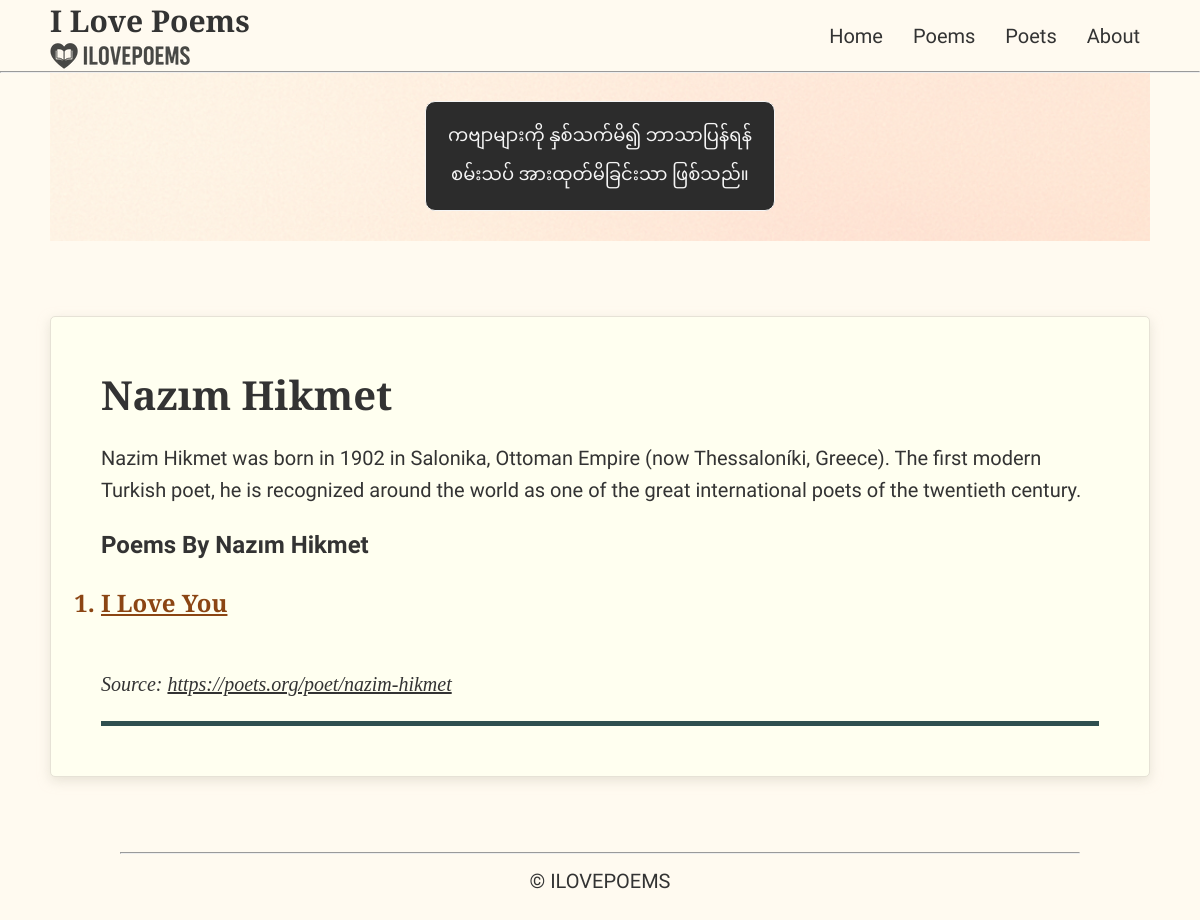
Before: /poet/2/ with the older database file.
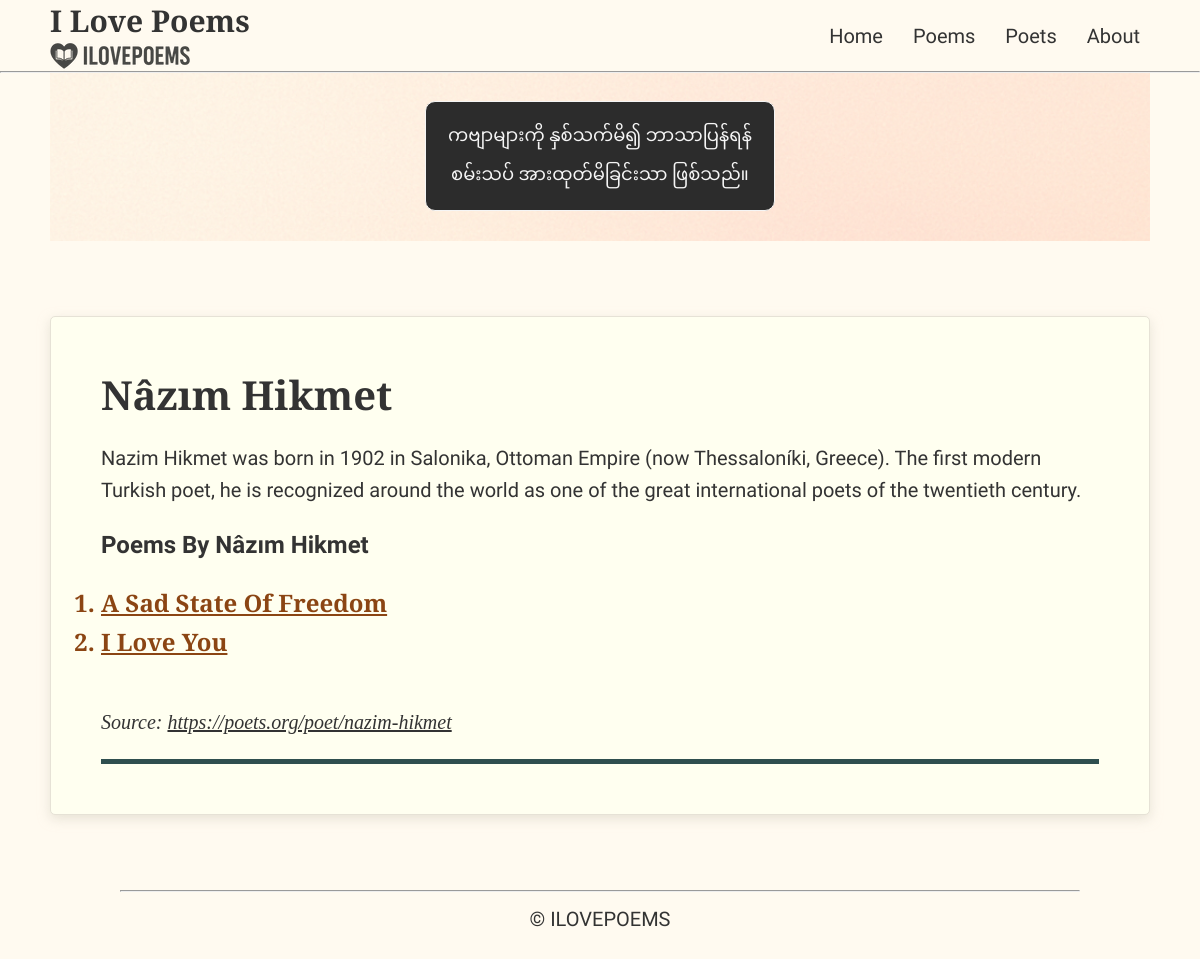
After: the same page with the newer database file.
### poems/models.py (models this page shows, shortened)
class Poet(models.Model):
    name_en = models.CharField(max_length=100)
    name_mm = models.CharField(max_length=100)    # Myanmar name
    about = models.TextField(blank=True)          # About the poet
    source = models.CharField(max_length=300, blank=True)
    born_year = models.PositiveSmallIntegerField("Year of birth", null=True, blank=False)
    dead_year = models.PositiveSmallIntegerField("Year of death", null=True, blank=False)

class Poem(models.Model):
    title_en = models.CharField(max_length=200)
    title_mm = models.CharField(max_length=200)  # Myanmar title
    poem_mm = models.TextField()                  # Myanmar poem content
    poem_en = models.TextField()                  # English poem content
    about = models.TextField(blank=True)          # About the poem
    source = models.CharField(max_length=300, blank=True)
    featured = models.BooleanField(default=False)  # True/False column
    poet = models.ForeignKey('Poet', on_delete=models.CASCADE, related_name='poems')
    date_added = models.DateTimeField("date added")

### poems/views.py (the view)
# urls.py: path('poet/<int:poet_id>/', views.poet, name='poet'),
def poet(request, poet_id):
    poet = get_object_or_404(Poet, pk= poet_id)
    poem_list = Poem.objects.filter(poet= poet_id).order_by("title_en")
    context = {
        "poet": poet,
        "poem_list": poem_list
    }
    return render(request, "poems/poet.html", context)

### poems/templates/poems/poet.html
{% extends "poems/base.html" %}
{% block content %}
    <div class="poem-translation">
        <div class="poem">
            {% if poem_list %}
                <p class="poem-title_en">{{ poet.name_en }}</p>
                <p class="poem-en">{{ poet.about }}</p>
                <p class="poem-en poet_work">Poems by {{ poet.name_en }}</p>
                <ol class="list">
                    {% for poem in poem_list %}
                        <li class="poems_list_items poet">
                            <span class="poet-wrapper">
                                <a href="{% url 'poems:poem' poem.id %}" class="poet">{{ poem.title_en|striptags }}</a>
                            </span>
                        </li>
                    {% endfor %}
                </ol>
            {% endif %}
        </div>
        <div class="note poet_about">
            Source:
            <a href="{{ poet.source }}"
               class="source"
               target="_blank"
               rel="noopener noreferrer">{{ poet.source }}</a>
        </div>
        <hr class="bottom_bar">
    </div>
{% endblock content %}

Changed rows visible on the page:
changed Poet "https://poets.org/poet/nazim-hikmet": name_en "Nazım Hikmet" → "Nâzım Hikmet"
added Poem: title_en "A Sad State Of Freedom"
